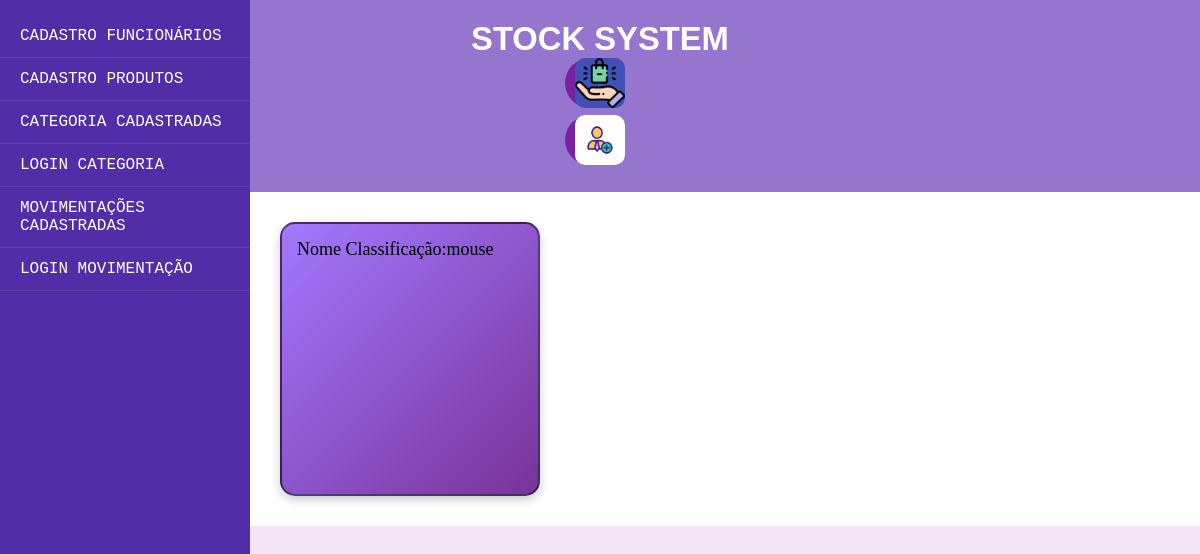
The page /categoria on the database as committed earlier.
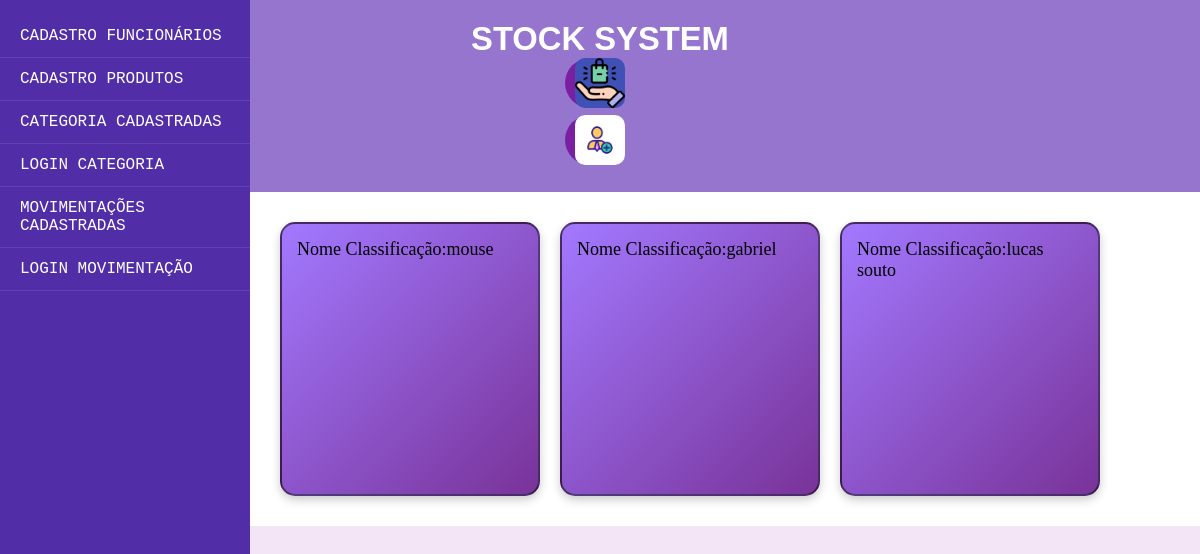
The same page on the database as committed later.
### models.py (models this page shows, shortened)
class Categoria(Base):
    __tablename__ = 'categoria'
    id = Column(Integer, primary_key=True)
    nome_classificacao = Column(String(20), nullable=False)
    def serialize_Categoria(self):
        dados_Categoria = {
            "id_Categoria": self.id,
            "nome_classificacao": self .nome_classificacao,
        }
        return dados_Categoria

### app.py (the view)
@app.route('/categoria', methods=['GET'])
def categoria():
    sql_categoria = select(Categoria)
    resultado_categoria = db_session.execute(sql_categoria).scalars()
    lista_categoria = []
    for n in resultado_categoria:
        lista_categoria.append(n.serialize_Categoria())
        print((lista_categoria[-1]))
    return render_template('categoria.html',
                           lista_categoria=lista_categoria)

### templates/categoria.html
{% extends 'template.html' %}
{% block conteudo %}
{% for item in lista_categoria %}
<div class="conteudo">
    <p> Nome Classificação:{{item.nome_classificacao}} </p><br>
</div>
{% endfor %}
{% endblock conteudo %}

### templates/template.html (shortened to what this page needs)
<!doctype html>
<html lang="pt-BR">
<head>
    <link rel="stylesheet" href="/static/template.css">
</head>
<body>
<header>
    <h3> STOCK SYSTEM</h3>
    <div>
        <a href="{{url_for('produto')}}" class="imagem_template">
            <img class="produto" src="/static/produto.png" alt="Ícone da casa">
        </a>
    </div>
    <div>
        <a href="{{url_for('funcionario')}}" class="imagem_template">
            <img class="produto" src="/static/funcionario.jpg" alt="Ícone da casa">
        </a>
    </div>
</header>
<div class="container">
    <nav>
        <a href="{{url_for('criar_funcionario')}}"> CADASTRO FUNCIONÁRIOS</a>
        <a href="{{url_for('criar_produto')}}"> CADASTRO PRODUTOS</a>
        <a href="{{url_for('categoria')}}"> CATEGORIA CADASTRADAS</a>
        <a href="{{url_for('criar_categoria')}}"> LOGIN CATEGORIA</a>
        <a href="{{url_for('movimentacao')}}"> MOVIMENTAÇÕES CADASTRADAS</a>
        <a href="{{url_for('criar_movimentacao')}}"> LOGIN MOVIMENTAÇÃO</a>
    </nav>
    <main>
        {% block conteudo %}
        {% endblock %}
    </main>
</div>
</body>
</html>

### static/template.css (style rules this page uses)
* { margin: 0; padding: 0; box-sizing: border-box; }
html, body { height: 100%; font-family: 'Arial', sans-serif; background-color: #f3e5f5; color: #333; }
a { color: #7b1fa2; text-decoration: none; transition: color 0.3s; }
header { background-color: #9575cd; padding: 20px; text-align: center; font-size: 28px; font-weight: bold; color: #ffffff; box-shadow: 0 4px 10px rgba(0, 0, 0, 0.1); }
body { display: flex; flex-direction: column; }
nav { background-color: #512da8; width: 250px; height: 100vh; position: fixed; top: 0; left: 0; padding-top: 20px; overflow-y: auto; display: flex; flex-direction: column; }
nav a { display: block; padding: 15px 20px; font-size: 18px; color: white; border-bottom: 2px solid rgba(255, 255, 255, 0.2); transition: background-color 0.3s; }
main { flex: 1; padding: 20px; margin-left: 250px; background-color: white; overflow-y: auto; }
.imagem_template { display: inline-block; border-radius: 50%; height: 50px; width: 50px; background-color: #7b1fa2; text-align: left; line-height: 50px; color: white; margin-right: 20px; }
.conteudo { background: linear-gradient(135deg, rgba(139, 87, 255, 0.8), rgba(87, 0, 127, 0.8)); text-align: start; display: inline-block; width: 260px; height: 274px; border-radius: 15px; font-size: 18px; padding: 15px; border: 2px solid rgba(0, 0, 0, 0.5); margin: 10px; float: left; box-shadow: 0 4px 10px rgba(0, 0, 0, 0.2); transition: transform 0.3s; color: black; font-family: Consolas; }
.produto { display: inline-block; height: 50px; width: 50px; margin-left: 10px; background-color: #3f51b5; border-radius: 10px; text-align: right; line-height: 50px; color: white; }
nav { background-color: #512da8; width: 250px; height: 100vh; position: fixed; top: 0; left: 0; padding-top: 15px; overflow-y: auto; display: flex; flex-direction: column; font-family: 'Consolas', monospace; }
nav a { display: block; padding: 12px 20px; font-size: 16px; color: white; border-bottom: 1px solid rgba(255, 255, 255, 0.1); transition: background-color 0.3s; }

Rows that differ between the two databases and show on the page:
added Categoria: nome_classificacao "gabriel"
added Categoria: nome_classificacao "lucas souto"
